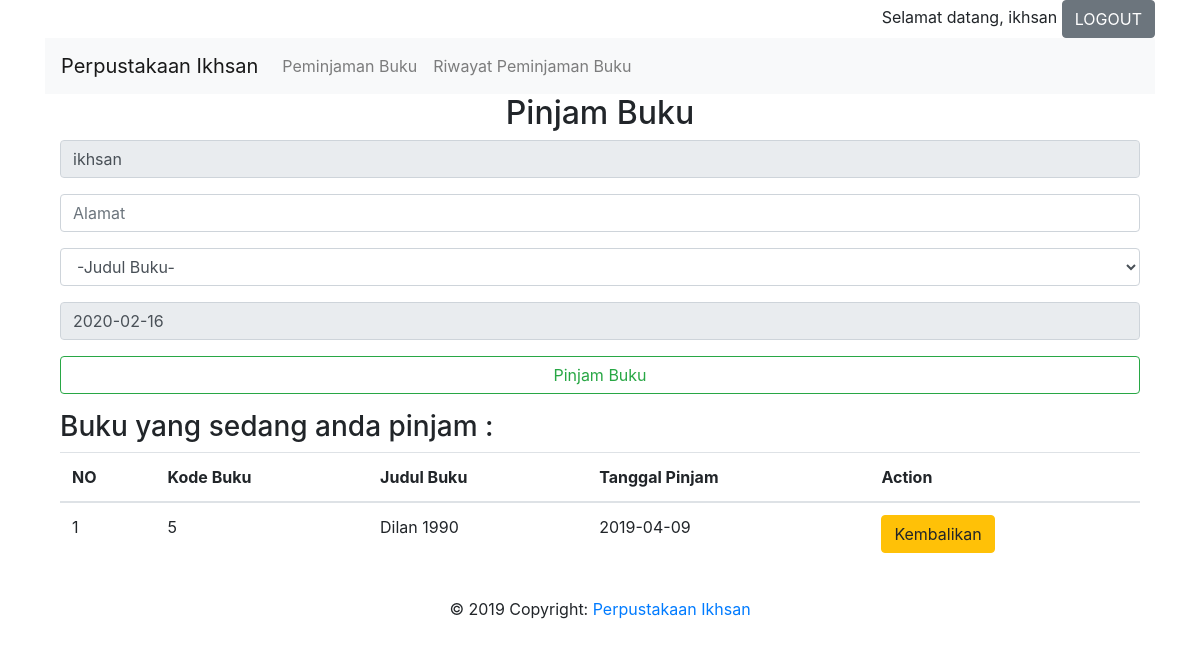
The app's page /index.php?halaman=peminjamanbuku (signed in) with its own data.
### tables this page shows
CREATE TABLE IF NOT EXISTS `peminjaman` (
  `id` int(11) NOT NULL AUTO_INCREMENT,
  `nama_peminjam` varchar(50) NOT NULL,
  `alamat_peminjam` varchar(200) NOT NULL,
  `kode_buku` int(11) NOT NULL,
  `tanggal_pinjam` date NOT NULL,
  `tanggal_kembali` date NOT NULL,
  `status_peminjaman` enum('pinjam','kembali') NOT NULL,
  PRIMARY KEY (`id`)
);

CREATE TABLE IF NOT EXISTS `daftar_buku` (
  `kode_buku` int(11) NOT NULL AUTO_INCREMENT,
  `judul_buku` varchar(100) NOT NULL,
  `pengarang` varchar(50) NOT NULL,
  `kategori` varchar(50) NOT NULL,
  PRIMARY KEY (`kode_buku`)
);

### peminjamanbuku.php (the view, shortened to what this page needs)
<form class="" style="" action="" method="post">
    <h2 class="text-center">Pinjam Buku</h2>
    <div class="form-group">
        <input type="text" class="form-control" name="nama" value="<?php echo $_SESSION['username'];?>" readonly>
    </div>
    <div class="form-group">
        <input type="text" class="form-control" name="alamat" required placeholder="Alamat">
    </div>
    <div class="form-group">
        <select name="kode_buku" class="form-control" id="">
            <option value="Judul Buku">-Judul Buku-</option>
            <?php
                $date = date('Y-m-d');
            ?>
        </select>
    </div>
    <div class="form-group">
        <input type="text" class="form-control" value="<?php echo $date; ?>" name="tanggal_pinjam" readonly>
    </div>
    <div class="form-group">
        <input type="submit" class="form-control btn-outline-success" value="Pinjam Buku" name="pinjam" required>
    </div>
</form>
<h3 class="text-left">Buku yang sedang anda pinjam :</h3>
    <table class="table">
        <thead>
            <tr>
                <th scope="col">NO</th>
                <th scope="col">Kode Buku</th>
                <th scope="col">Judul Buku</th>
                <th scope="col">Tanggal Pinjam</th>
                <th scope="col">Action</th>
            </tr>
        </thead>
        <?php
            $nama = $_SESSION['username'];
            $query = mysqli_query($koneksi, "SELECT * FROM peminjaman INNER JOIN daftar_buku ON peminjaman.kode_buku = daftar_buku.kode_buku WHERE nama_peminjam = '$nama' && status_peminjaman = 'pinjam'");
            $no = 1;
            while ($r = mysqli_fetch_array($query)) { ?>
                <tr>
                    <td><?php echo $no++ ?></td>
                    <td><?php echo $r['kode_buku']; ?></td>
                    <td><?php echo $r['judul_buku']; ?></td>
                    <td><?php echo $r['tanggal_pinjam']; ?></td>
                    <td>
                        <a href="kembalikanbuku.php?id=<?php echo $r['id']; ?>&kode=<?php echo $r['kode_buku']; ?>">
                            <button class="btn btn-warning" type="button">Kembalikan</button>
                        </a>
                    </td>
                </tr>
    </table>
<?php
    }
?>

### records on screen
peminjaman: kode_buku.kode_buku "5", kode_buku.judul_buku "Dilan 1990", tanggal_pinjam "2019-04-09"

### other values on screen
$_SESSION['username'] "ikhsan"
